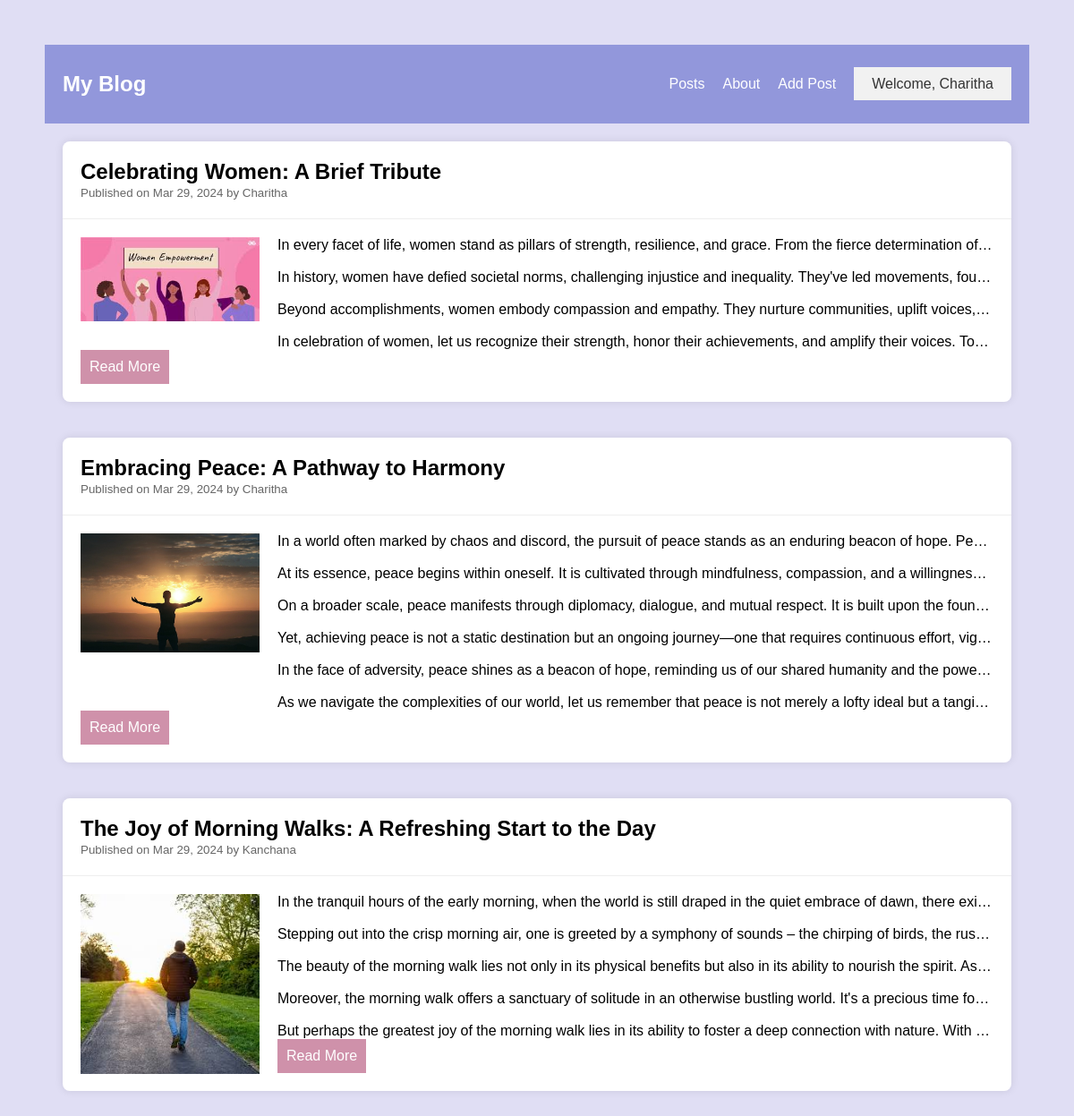
Screenshot of / (signed in) with the database file from the repository.
### blog/models.py (models this page shows, shortened)
class Post(models.Model):
    post_id = models.BigAutoField(primary_key=True)
    title = models.CharField(max_length=120)
    content = models.TextField()
    image = models.ImageField(upload_to=upload_location)
    published_at = models.DateTimeField(default=timezone.now)
    author = models.ForeignKey(User, on_delete=models.CASCADE)
    class Meta:
        ordering = ['-published_at']

### blog/views.py (the view)
# urls.py: path('', views.home, name='posts'),
@login_required  # Apply login_required decorator to restrict access to authenticated users only
def home(request):
    posts = Post.objects.all()
    context = {'posts': posts}
    return render(request, 'blog/home.html', context)

### blog/templates/blog/home.html
{% extends 'base.html' %}
{% load custom_filters %}
{% block content %}
<div class="posts">
    {% for post in posts %}
    <div class="card">
        <div class="card-header">
            <h2>{{ post.title }}</h2>
            <small>Published on {{ post.published_at | date:"M d, Y" }} by {{ post.author | title}}</small>
        </div>
        <div class="card-body">
            {% if post.image %}
            <img src="{{ post.image.url }}" alt="{{ post.title }}">
            {% endif %}
            <p>{{ post.content|linebreaksbr|truncatewords_html:300 }}</p>
            <a href="{% url 'post-detail' post.pk %}" class="read-more">Read More</a>
        </div>
    </div>
    {% endfor %}
</div>
{% endblock content %}

### templates/base.html (shortened to what this page needs)
{%load static %}
<!DOCTYPE html>
<html lang="en">
  <head>
    <link rel="stylesheet" href="{% static 'css/style.css' %}" />
  </head>
  <body>
    <nav class="navbar">
      <div class="container">
          <h1 class="logo">My Blog</h1>
          <ul class="nav-links">
                <li><a href="{% url 'posts' %}">Posts</a></li>
                <li><a href="{% url 'about' %}">About</a></li>
                <li><a href="{% url 'post-create' %}">Add Post</a></li>
                {% if user.is_authenticated %}
                <div class="dropdown">
                  <a href="#" class="dropdown-button">Welcome, {{ user.username }}</a>
               </div>
                {% else %}
                    <li><a href="{% url 'register' %}">Register</a></li>
                    <li><a href="{% url 'login' %}">Login</a></li>
                {% endif %}
        </ul>
      </div>
  </nav>
    {%block content%}
    {%endblock content%}
  </body>
</html>

### static/css/style.css (style rules this page uses)
body { margin: 50px; padding: 0; font-family: Arial, sans-serif; background-color: #e0def4; }
.navbar { background-color: #9297db; color: #fff; padding: 10px 0; }
.container { max-width: 1200px; margin: 20px auto; padding: 0px 20px; display: flex; justify-content: space-between; align-items: center; }
.logo { margin: 0; }
.nav-links { list-style-type: none; margin: 0; padding: 0; display: flex; }
.nav-links li { margin-right: 20px; }
.nav-links li a { color: #fff; text-decoration: none; }
.posts { display: grid; grid-template-columns: 1fr; gap: 20px; padding: 20px; }
.card { background-color: #fff; border-radius: 8px; box-shadow: 0 0 10px rgba(0, 0, 0, 0.1); overflow: hidden; margin-bottom: 20px; }
.card-header { padding: 20px; border-bottom: 1px solid #eee; }
.card-header h2 { margin: 0; }
.card-header small { color: #666; }
.card-body { padding: 20px; }
.card-body img { float: left; margin-right: 20px; width: 200px; height: auto; }
.card-body p { margin: 0; overflow: hidden; text-overflow: ellipsis; white-space: nowrap; }
.read-more { display: inline-block; padding: 10px; width: auto; text-align: center; background-color: #cf91aa; color: white; text-decoration: none; cursor: pointer; }
.dropdown { position: relative; display: inline-block; }
.dropdown-button { background-color: #f1f1f1; color: #333; padding: 10px 20px; border: none; cursor: pointer; text-decoration: none; }

### rows the page displays
Post: title "Celebrating Women: A Brief Tribute", published_at "Mar 29, 2024", author "Charitha", image (picture), content "In every facet of life, women stand as pillars of strength, resilience, and grace. From the fierce determination of In history, women have defied societal norms, challenging injustice and inequality. They've led movements, fou Beyond accomplishments, women embody compassion and empathy. They nurture communities, uplift voices, In celebration of women, let us recognize their strength, honor their achievements, and amplify their voices. To…"
Post: title "Embracing Peace: A Pathway to Harmony", published_at "Mar 29, 2024", author "Charitha", image (picture), content "In a world often marked by chaos and discord, the pursuit of peace stands as an enduring beacon of hope. Pe At its essence, peace begins within oneself. It is cultivated through mindfulness, compassion, and a willingnes On a broader scale, peace manifests through diplomacy, dialogue, and mutual respect. It is built upon the foun Yet, achieving peace is not a static destination but an ongoing journey—one that requires continuous effort, vig In the face of adversity, peace shines as a beacon of hope, reminding us of our shared humanity and the powe As we navigate the complexities of our world, let us remember that peace is not merely a lofty ideal but a tangi…"
Post: title "The Joy of Morning Walks: A Refreshing Start to the Day", published_at "Mar 29, 2024", author "Kanchana", image (picture), content "In the tranquil hours of the early morning, when the world is still draped in the quiet embrace of dawn, there exi Stepping out into the crisp morning air, one is greeted by a symphony of sounds – the chirping of birds, the rus The beauty of the morning walk lies not only in its physical benefits but also in its ability to nourish the spirit. As Moreover, the morning walk offers a sanctuary of solitude in an otherwise bustling world. It's a precious time fo But perhaps the greatest joy of the morning walk lies in its ability to foster a deep connection with nature. With…"

### other values shown
{{ user.username }} "Charitha"
